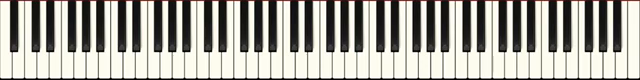
#> input picture data/template/piano-88-keys-1_0.png, 640 x 80 px, found by its file name
$ python test.py
#> lines starting #> are read from the running program, lines starting #| are printed output that depends on the picture; pictures that were not available may be replaced by others from this repository, and a replacement may not be noted
import cv2
import numpy as np
import matplotlib.pyplot as plt

# Create a synthetic grayscale image (black background with a white rectangle)
image = cv2.imread('./data/template/piano-88-keys-1_0.png')
#> image is the input picture: shape (80, 640, 3); mean B, G, R 160.5, 168.3, 170
cv2.imshow("Image", image)
cv2.waitKey(0)      # wait for a key press
cv2.destroyAllWindows()

# Create a template (a smaller rectangle, same shape as the one in image)
template = cv2.imread('./data/videos/Reverie/out0018.png')
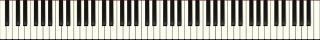
#> input picture data/template/piano-88-keys-0_5.png, 320 x 40 px, given in place of out0018.png, which was not available
#> template is the input picture: shape (40, 320, 3); mean B, G, R 160.6, 168.5, 170.2
cv2.imshow("Template", template)
cv2.waitKey(0)      # wait for a key press
cv2.destroyAllWindows()

scaled_template = cv2.resize(template, (320, 180))
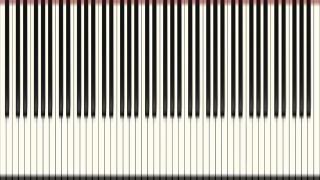
#> scaled_template: shape (180, 320, 3); mean B, G, R 160.6, 168.4, 170.1
cv2.imshow("Scale Template", scaled_template)
cv2.waitKey(0)      # wait for a key press
cv2.destroyAllWindows()

# Perform template matching
result = cv2.matchTemplate(image, template, cv2.TM_CCOEFF_NORMED)
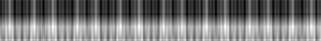
#> result: shape (41, 321) float32; min -0.0904, max 0.319, mean 0.0989; drawn with min black and max white

# Find best match
min_val, max_val, min_loc, max_loc = cv2.minMaxLoc(result)
#> min_val = -0.0904; max_val = 0.319; min_loc = (43, 13); max_loc = (120, 26)

# Plot everything
fig, axs = plt.subplots(1, 3, figsize=(12, 4))

# Show original image with detection
axs[0].imshow(image, cmap='gray')
axs[0].set_title("Input Image")

# Show template
axs[1].imshow(template, cmap='gray')
axs[1].set_title("Template")

# Show result heatmap
axs[2].imshow(result, cmap='hot')
axs[2].set_title("Match Result (Heatmap)")

for ax in axs:
    ax.axis('off')

plt.show()
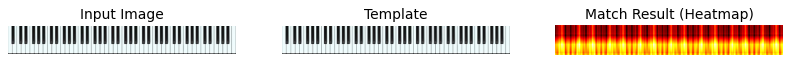
#> figure drawn by matplotlib, 3 panels; B, G, R data is drawn as R, G, B

(min_val, max_val, min_loc, max_loc, result.shape)
